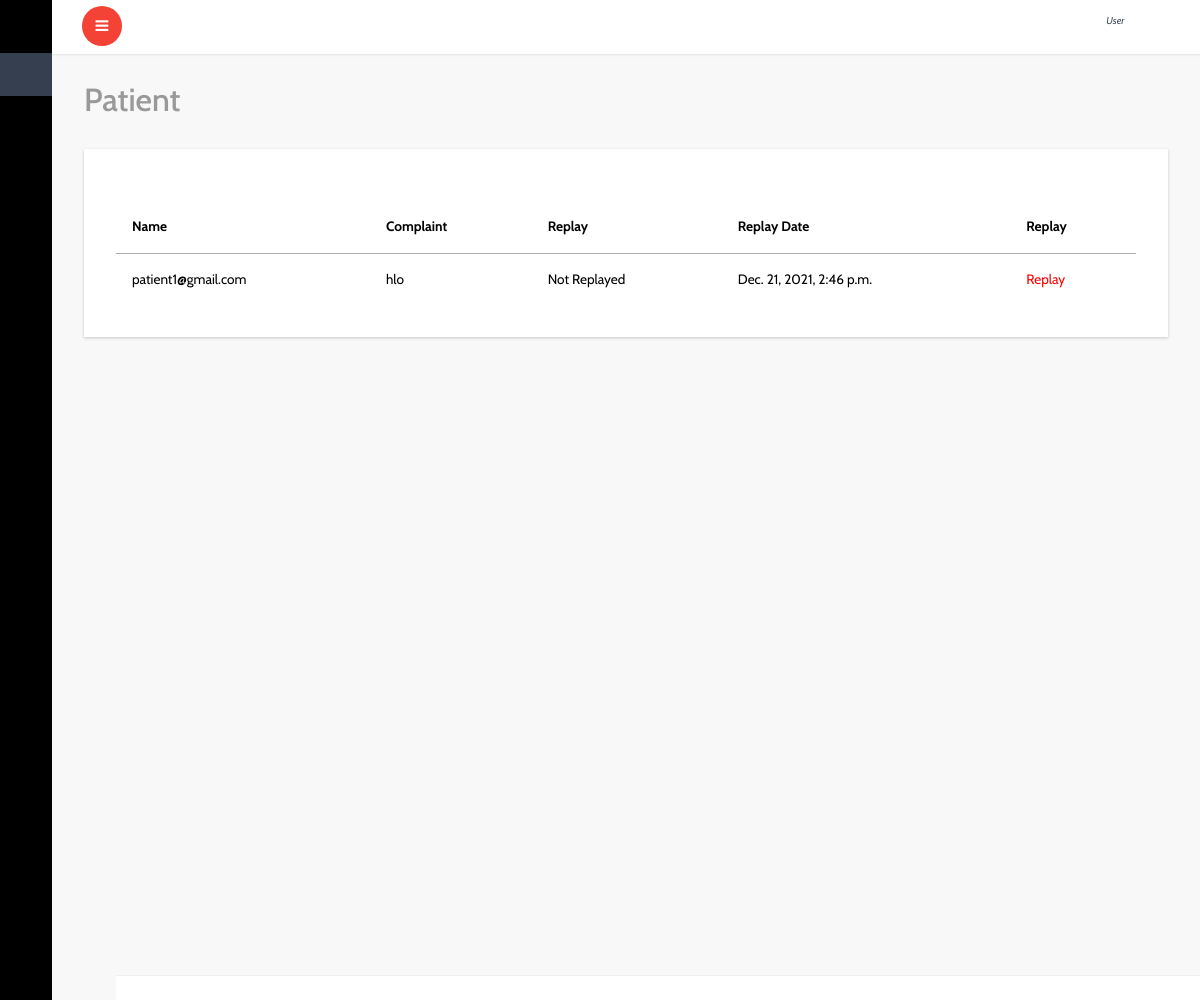
/patient/dmo_view_complaint/, run on the app's committed database.
### patient/models.py (models this page shows, shortened)
class Complaint(models.Model):
    user=models.ForeignKey(User,on_delete=models.CASCADE,blank=True,null=True)
    center=models.ForeignKey(Center,on_delete=models.CASCADE,blank=True,null=True)
    home=models.ForeignKey(Home,on_delete=models.CASCADE,blank=True,null=True)
    complaint=models.TextField()
    replay=models.TextField(blank=True,null=True)
    created_date=models.DateTimeField(default=datetime.utcnow,blank=True,null=True)
    replay_date=models.DateTimeField(default=utc_tomorrow,blank=True,null=True)
    solved='solved'
    un_solved='un_solved'
    solve_statuses=[
        ('solved',solved),
        ('un_solved',un_solved)
    ]
    solve_status=models.CharField(max_length=20,choices=solve_statuses,default=un_solved)
    replay_status=models.BooleanField(default=False)

### patient/views.py (the view)
# urls.py: path('dmo_view_complaint/',views.dmo_view_complaint,name='dmo_view_complaint'),
def dmo_view_complaint(request):
    complaints=Complaint.objects.filter(replay_status=True)
    return render(request,'patient/complaint_list.html',{'com':complaints})

### templates/patient/complaint_list.html
{% extends 'dashboard/index.html' %}
{% block content %}
			<div id="page-wrapper">
				<div class="graphs">
					<h3 class="blank1">Patient </h3>
					 <div class="xs tabls">
						<div class="bs-example4" data-example-id="contextual-table">
                            <table class="table">
                                <thead>
                                    {% if com %}
                                    <table class="table table-hover" >
                                        <thead>
                                            <tr>
                                              <th>Name</th>
                                              <th>Complaint</th>
                                              <th>Replay</th>
                                               <th>Replay Date</th>
                                                <th>Replay</th>
                                            </tr>
                                        </thead>
                                        <tbody>
                                            {% for l in com %}
                                            <tr>
                                                <td>{{l.user}}</td>
                                                <td>{{l.complaint}}</td>
                                                {% if l.replay == None %}
                                                <td>Not Replayed</td>
                                                {% else %}
                                                <td>{{l.replay}}</td>
                                                {% endif %}
                                                <td>{{l.replay_date}}</td>
                                                <td><a href="{% url 'complaint_replay' l.id %}" style="color: red;">Replay</a></td>
                                            </tr>
                                            {% endfor %}
                                        </tbody>
                                    </table>
                                    {% else %}
                                    <h3>No Compalint Registerd</h3>
                                    {% endif %}
		{% endblock %}

### data on the page
Complaint: user "patient1@gmail.com", complaint "hlo", shows "Not Replayed", replay_date "Dec. 21, 2021, 2:46 p.m."
